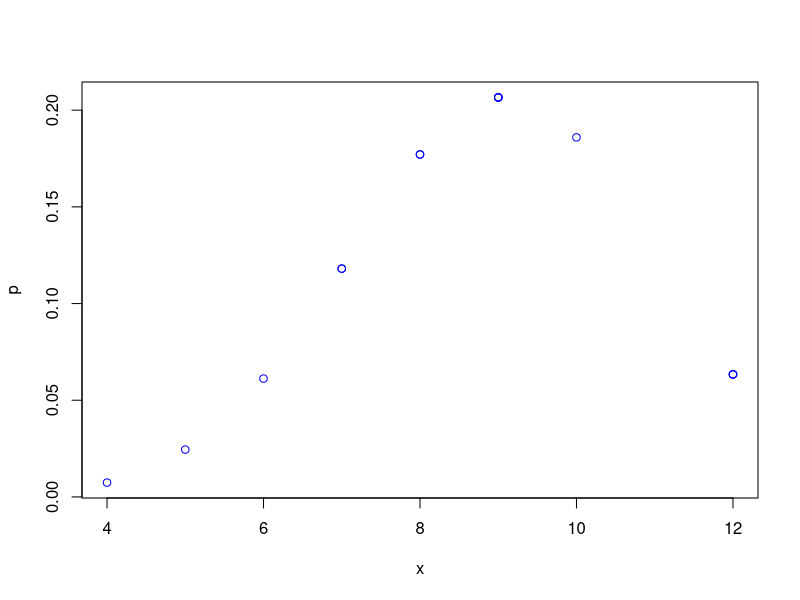
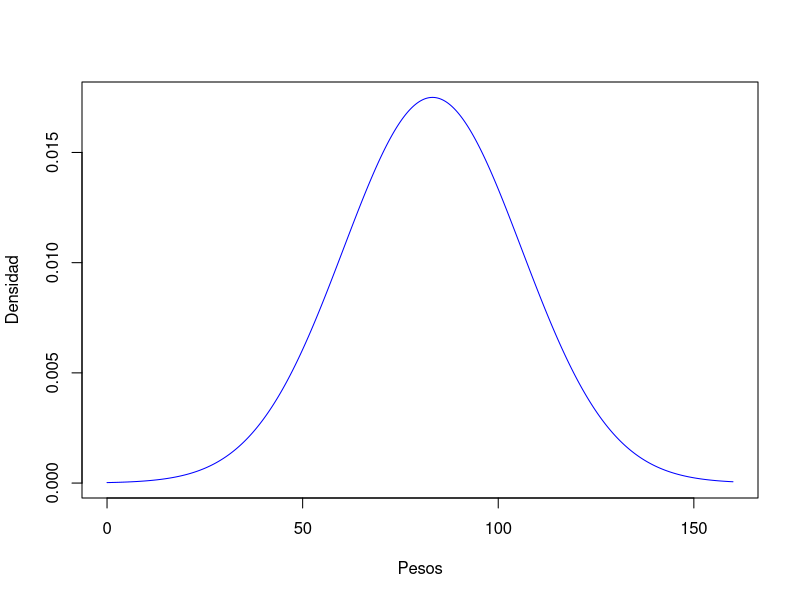
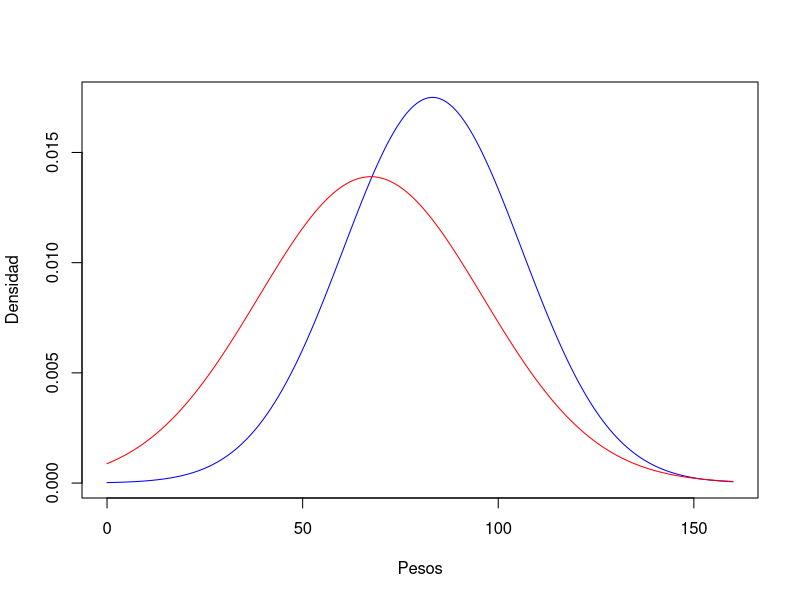
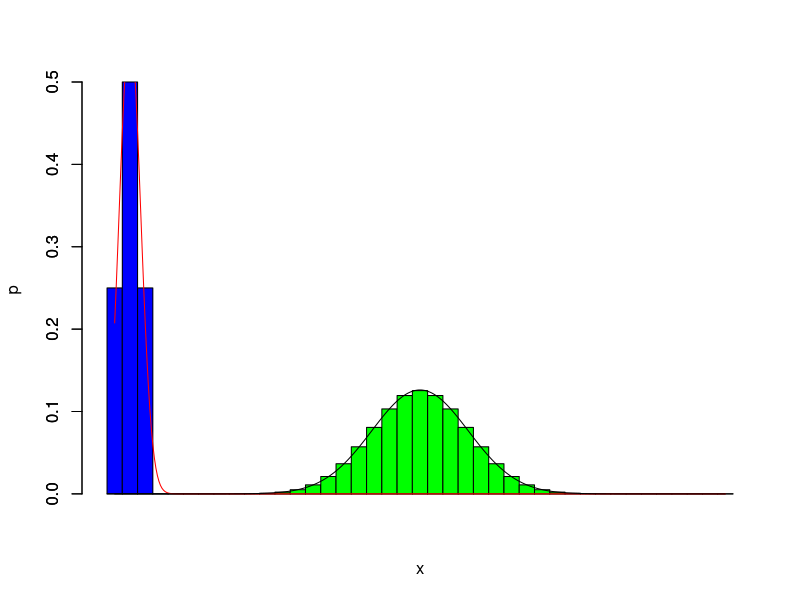
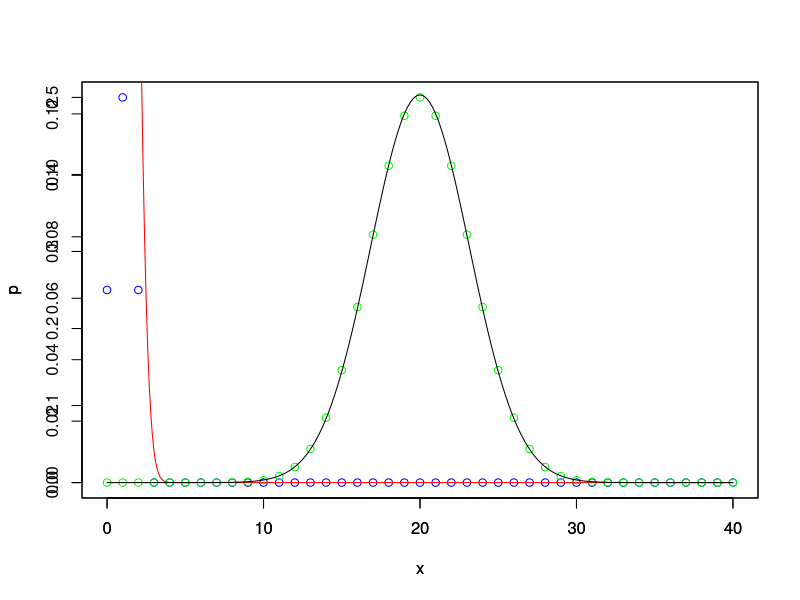
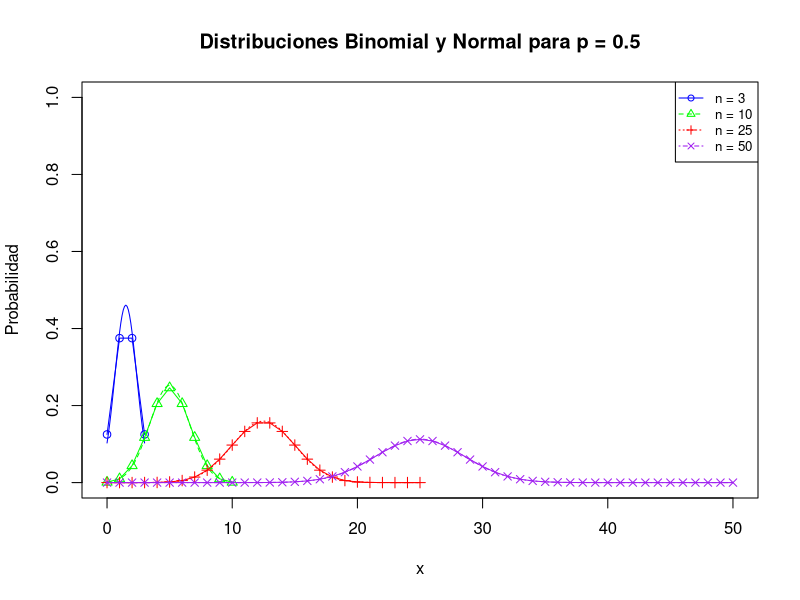
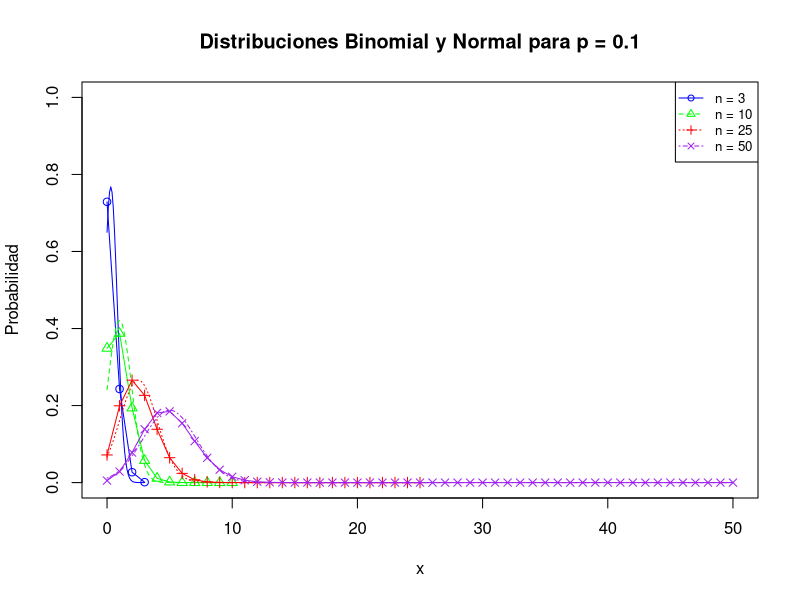
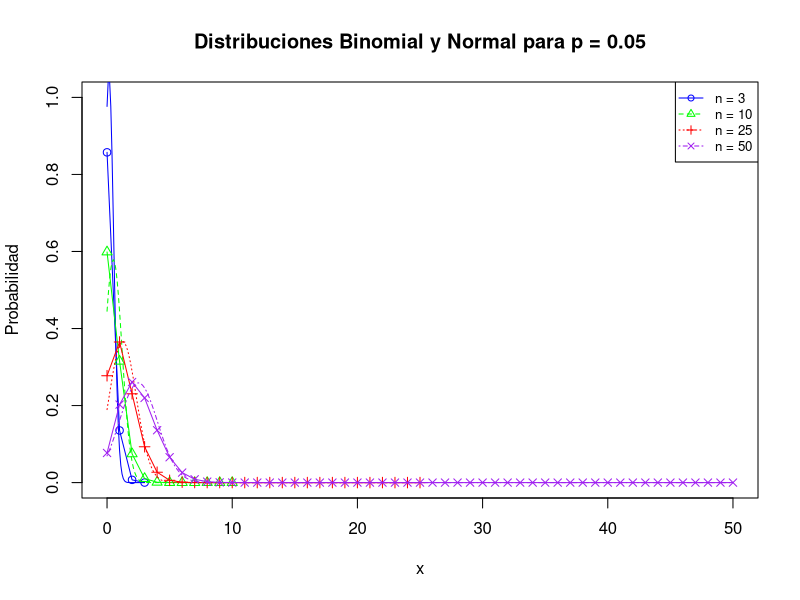

Recreate these plots in R, in order. (Note: this script raises an error after producing the figures.)
## ---- chunk 1
dbinom(x=3,15,0.6)
## ---- chunk 2
pbinom(3,15,0.6)
## ---- chunk 3
x <- rbinom(15,15,0.6)
## ---- chunk 4
f <- dbinom(x,15,0.6)
## ---- chunk 5
plot(x,f, xlab="x", ylab="p",  col="blue")
## ---- chunk 6
x <- seq(0,160,0.1)
## ---- chunk 7
mu_h = 83.2
sd_h = 22.8
f_h <- dnorm(x,mu_h,sd_h)
## ---- chunk 8
plot(x,f_h, type="l", xlab="Pesos", ylab="Densidad", col="blue")
## ---- chunk 9
mu_f = 67.4
sd_f = 28.7
f_f <- dnorm(x,mu_f,sd_f)
plot(x,f_h, type="l", xlab="Pesos", ylab="Densidad", col="blue")
lines(x,f_f, col="red")
## ---- chunk 10
xb<-0:40
fb<-dbinom(xb,2,0.5)
barplot(fb, xlab="x", ylab="p", space=0, col="blue")
fb<-dbinom(xb,40,0.5)
barplot(fb, xlab="x", ylab="p", space=0, col="green",add=T)
xn<-seq(0,40,0.1)
fn<-dnorm(xn,2*0.5,sqrt(2*0.5*0.5))
lines(xn+0.5,fn,col="red")
fn<-dnorm(xn,40*0.5,sqrt(40*0.5*0.5))
lines(xn+0.5,fn,col="black")
## ---- chunk 11
xb<-0:40
fb<-dbinom(xb,2,0.5)
plot(xb,fb, xlab="x", ylab="p", col="blue")
fb<-dbinom(xb,40,0.5)
par(new=T)
plot(xb,fb, xlab="x", ylab="p",  col="green")
xn<-seq(0,40,0.1)
fn<-dnorm(xn,2*0.5,sqrt(2*0.5*0.5))
lines(xn,fn,col="red")
fn<-dnorm(xn,40*0.5,sqrt(40*0.5*0.5))
lines(xn,fn,col="black")
## ---- chunk 12
# Función para crear el gráfico para un valor de p dado
plot_dbinomial_dnormal <- function(p) {
  # Establecer los colores para cada valor de n y el tipo de línea
  colores <- c("blue", "green", "red", "purple") # Colores
  tipo_linea <- c(1, 2, 3, 4) # Estilos de línea

  # Establecer el rango de valores de n
  valores_n <- c(3, 10, 25, 50)

  # Crear un marco vacío para el gráfico
  plot(0, 0, xlim = c(0, max(valores_n)), ylim = c(0, 1), xlab = "x", ylab = "Probabilidad",
       main = paste("Distribuciones Binomial y Normal para p =", p), type = "n")

  # Iterar sobre los distintos valores de n
  for (i in 1:length(valores_n)) {
    n <- valores_n[i]

    # Rango de valores para x
    valores_x <- 0:n
    
    # Calcular la distribución binomial
    valores_binom <- dbinom(valores_x, n, p)
    
    # Calcular la distribución normal aproximada
    mu <- n * p
    sigma <- sqrt(n * p * (1 - p))
    x_norm <- seq(min(valores_x), max(valores_x), 0.1)
    valores_norm <- dnorm(x_norm, mean = mu, sd = sigma)

    # Agregar las líneas al gráfico
    lines(valores_x, valores_binom, col = colores[i], type = "o", pch = i)
    lines(x_norm, valores_norm, col = colores[i], lty = tipo_linea[i])
  }

  # Añadir una leyenda
  legend("topright", legend = paste("n =", valores_n), col = colores, lty = tipo_linea, pch = 1:length(valores_n), cex = 0.8)
}

## ---- chunk 13
# Crear gráficos para p = 0.5
plot_dbinomial_dnormal(0.5)

# Crear gráficos para p = 0.1
plot_dbinomial_dnormal(0.1)

# Crear gráficos para p = 0.05
plot_dbinomial_dnormal(0.05)
## ---- chunk 14
# Función para crear el gráfico para un valor de p dado
plot_approximation_poisson <- function(p) {
  # Establecer los colores para cada valor de n
  colors <- c("blue", "green", "red")

  # Establecer el rango de valores de n
  n_values <- c(3, 25, 50)

  # Crear un marco vacío para el gráfico y defino el inio del eje y en cero (0) para mejorar visiblidad
  plot(0, 0, xlim = c(0, max(n_values)), ylim = c(0, 1), xlab = "x", ylab = "Probabilidad",
       main = paste("Distribuciones Binomial y Poisson para p =", p), type = "n")

  # Iterar sobre los distintos valores de n
  for (i in 1:length(n_values)) {
    n <- n_values[i]

    # Rango de valores para x
    x_values <- 0:n
    
    # Calcular la distribución binomial
    binom_values <- dbinom(x_values, n, p)
    
    # Calcular la distribución de Poisson aproximada
    lambda <- n * p
    poisson_values <- dpois(x_values, lambda)

    # Agregar las líneas al gráfico
    lines(x_values, binom_values, col = colors[i], type = "o", pch = i)
    lines(x_values, poisson_values, col = colors[i], lty = i, lwd = 2)
  }

  # Añadir una leyenda
  legend("topright", legend = paste("n =", n_values), col = colors, lty = 1:length(n_values), pch = 1:length(n_values), cex = 0.8)
}
## ---- chunk 15
# Crear gráficos para p = 0.5
plot_approximation_poisson(0.5)

# Crear gráficos para p = 0.1
plot_approximation_poisson(0.1)

# Crear gráficos para p = 0.05
plot_approximation_poisson(0.05)
## ---- chunk 16

# Se definen las variables de estudio
mean_weight = 67.4
standard_deviation = 28.7
value1 = 90
value2 = 100

# Se define una función para mostrar la distribución normal
plot_normal_distribution <- function (initial_value, final_value, increment, mu, sd, x1, x2) {
  
  # Valores de la variable aleatoria
  var_values <- seq(initial_value, final_value, increment)
  
  # Función de densidad
  dens_function <- dnorm(var_values, mu, sd)
  
  # Gráfico de la distribución normal
  plot(var_values,dens_function, type="l", xlab="", ylab="", axes=FALSE)
  axis(side=1,at=c(initial_value, x1, x2, final_value), pos=0)
  
  # Se dibuja el área bajo la curva de la distribución de normal
  dist_function_interval <- x >= x1 & x <= x2
  polygon(c(x1,x[dist_function_interval],x2), c(0,dens_function[dist_function_interval],0), col="blue")
  
}

# Se grafica la curva de distribución normal de la variable aleatoria peso de mujeres
plot_normal_distribution(0, 160, 0.1, mean, standard_deviation, value1, value2)

# Se define una función para calcular la probabilidad de que la variable aleatoria peso se encuentre en un rango definido 
normal_dist_prob <- function (mu, sd, x1, x2) {
  return (pnorm(x2, mu, sd) - pnorm(x1, mu, sd))
}

# Se ontiene la probabilidad
probability = normal_dist_prob(mean, standard_deviation, value1, value2)

probability

